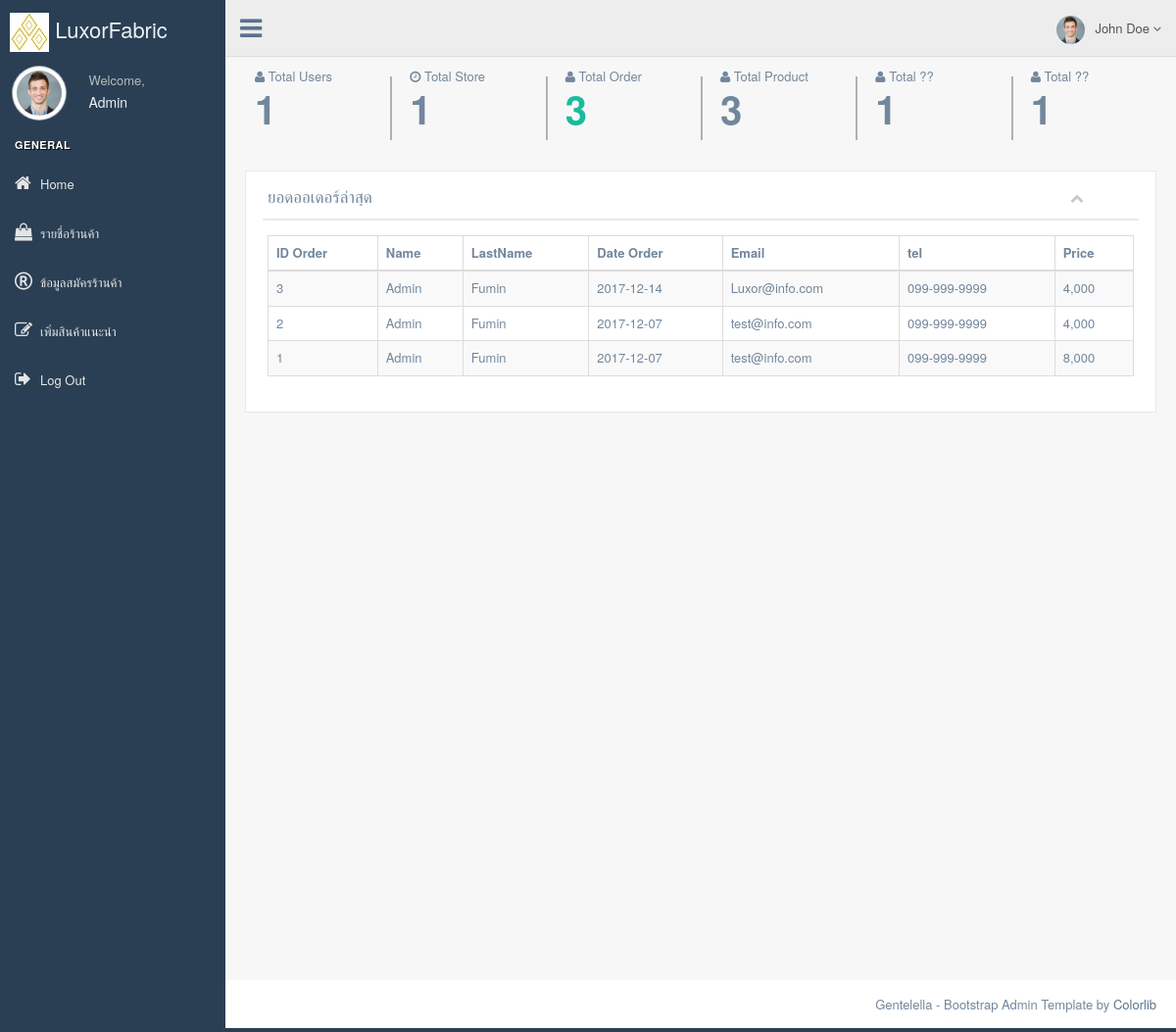
The app's page /Admin/index.php (signed in) with its own data.
### tables this page shows
CREATE TABLE `order_product` (
  `id_order` int(11) NOT NULL,
  `id_user` int(11) NOT NULL,
  `Date_order` date NOT NULL,
  `Tax` varchar(5) NOT NULL,
  `Name` varchar(100) NOT NULL,
  `LastName` varchar(100) NOT NULL,
  `Tel` varchar(30) NOT NULL,
  `Address` varchar(255) NOT NULL,
  `Zip` varchar(10) NOT NULL,
  `Send_email_order` varchar(100) NOT NULL,
  `Totalprice` int(11) NOT NULL
);

CREATE TABLE `user_member` (
  `id_user` int(11) NOT NULL,
  `Name` varchar(100) NOT NULL,
  `LastName` varchar(100) NOT NULL,
  `Email` varchar(100) NOT NULL,
  `Tel` varchar(30) NOT NULL,
  `Address` varchar(255) NOT NULL,
  `City` varchar(100) NOT NULL,
  `State` varchar(100) NOT NULL,
  `Country` varchar(100) NOT NULL,
  `Zip` varchar(10) NOT NULL,
  `Password` varchar(255) NOT NULL
);

### Admin/tableDashbord.php (the view, shortened to what this page needs)
<div class="row tile_count">
            <?php
                $selecttotaluser = "SELECT COUNT(`id_user`) countitem FROM `User_member`";
                $queryttotaluser = mysqli_query($connect,$selecttotaluser);
                $rowttotaluser = mysqli_fetch_array($queryttotaluser);
                $selecttotalstore = "SELECT COUNT(`id_store`) countitem FROM `Store`";
                $queryttotalstore = mysqli_query($connect,$selecttotalstore);
                $rowtotalstore = mysqli_fetch_array($queryttotalstore);
                $selecttotalorder = "SELECT COUNT(`id_order`) countitem FROM `Order_product`";
                $queryttotalorder = mysqli_query($connect,$selecttotalorder);
                $rowtotalorder = mysqli_fetch_array($queryttotalorder);
                $selecttotalproduct = "SELECT COUNT(`id_product`) countitem FROM `Product`";
                $querytotalproduct = mysqli_query($connect,$selecttotalproduct);
                $rowtotalproduct = mysqli_fetch_array($querytotalproduct);
            ?>
            <div class="col-md-2 col-sm-4 col-xs-6 tile_stats_count">
                <span class="count_top"><i class="fa fa-user"></i> Total Users</span>
                <div class="count"><?php echo $rowttotaluser['countitem']; ?></div>
            </div>
            <div class="col-md-2 col-sm-4 col-xs-6 tile_stats_count">
                <span class="count_top"><i class="fa fa-clock-o"></i> Total Store</span>
                <div class="count"><?php echo $rowtotalstore['countitem']; ?></div>
            </div>
            <div class="col-md-2 col-sm-4 col-xs-6 tile_stats_count">
                <span class="count_top"><i class="fa fa-user"></i> Total Order</span>
                <div class="count green"><?php echo $rowtotalorder['countitem']; ?></div>
            </div>
            <div class="col-md-2 col-sm-4 col-xs-6 tile_stats_count">
                <span class="count_top"><i class="fa fa-user"></i> Total Product</span>
                <div class="count"><?php echo $rowtotalproduct['countitem']; ?></div>
            </div>
            <div class="col-md-2 col-sm-4 col-xs-6 tile_stats_count">
                <span class="count_top"><i class="fa fa-user"></i> Total ??</span>
                <div class="count"><?php echo $rowttotaluser['countitem']; ?></div>
            </div>
            <div class="col-md-2 col-sm-4 col-xs-6 tile_stats_count">
                <span class="count_top"><i class="fa fa-user"></i> Total ??</span>
                <div class="count"><?php echo $rowttotaluser['countitem']; ?></div>
            </div>
        </div>
    <div class="row">
        <div class="col-md-12 col-sm-12 col-xs-12">
            <div class="x_panel">
                <div class="x_title">
                    <h2>ยอดออเดอร์ล่าสุด</h2>
                    <ul class="nav navbar-right panel_toolbox">
                        <li>
                            <a class="collapse-link"><i class="fa fa-chevron-up"></i></a>
                        </li>
                    </ul>
                <div class="clearfix"></div>
            </div>
            <div class="x_content">
                <table id="datatable-responsive" class="table table-striped table-bordered dt-responsive nowrap" cellspacing="0" width="100%">
                    <thead>
                        <tr>
                            <th>ID Order</th>
                            <th>Name</th>
                            <th>LastName</th>
                            <th>Date Order</th>
                            <th>Email</th>
                            <th>tel</th>
                            <th>Price</th>
                        </tr>
                    </thead>
                    <tbody>
                    <?php
                        $select = "SELECT * FROM `Order_product` op
                                    INNER JOIN User_member um ON um.id_user = op.id_user
                                    Order By op.id_order desc;";
                        $query = mysqli_query($connect,$select);
                        if(mysqli_num_rows($query) > 0){
                            while($row = mysqli_fetch_array($query)){
                            ?>
                            <tr>
                                <td><?php echo $row['id_order']; ?></td>
                                <td><?php echo $row['Name']; ?></td>
                                <td><?php echo $row['LastName']; ?></td>
                                <td><?php echo $row['Date_order']; ?></td>
                                <td><?php echo $row['Send_email_order']; ?></td>
                                <td><?php echo $row['Tel']; ?></td>
                                <td><?php echo number_format($row['Totalprice']); ?></td>
                            </tr>
                        <?php
                            }
                        }
                    ?>
                    </tbody>
                </table>
            </div>
        </div>
      </div>

### Admin/index.php (shortened to what this page needs)
<!DOCTYPE html>
<html>
  <head>
    <link href="./vendors/bootstrap/dist/css/bootstrap.min.css" rel="stylesheet">
    <link href="./vendors/font-awesome/css/font-awesome.min.css" rel="stylesheet">
    <link href="./vendors/nprogress/nprogress.css" rel="stylesheet">
    <link href="./vendors/iCheck/skins/flat/green.css" rel="stylesheet">
    <link href="./vendors/google-code-prettify/bin/prettify.min.css" rel="stylesheet">
    <link href="./vendors/switchery/dist/switchery.min.css" rel="stylesheet">
    <link href="./vendors/starrr/dist/starrr.css" rel="stylesheet">
    <link href="./vendors/select2/dist/css/select2.min.css" rel="stylesheet">
    <link href="./vendors/datatables.net-bs/css/dataTables.bootstrap.min.css" rel="stylesheet">
    <link href="./vendors/datatables.net-buttons-bs/css/buttons.bootstrap.min.css" rel="stylesheet">
    <link href="./vendors/datatables.net-fixedheader-bs/css/fixedHeader.bootstrap.min.css" rel="stylesheet">
    <link href="./vendors/datatables.net-responsive-bs/css/responsive.bootstrap.min.css" rel="stylesheet">
    <link href="./vendors/datatables.net-scroller-bs/css/scroller.bootstrap.min.css" rel="stylesheet">
    <link href="./vendors/bootstrap-progressbar/css/bootstrap-progressbar-3.3.4.min.css" rel="stylesheet">
    <link href="./vendors/jqvmap/dist/jqvmap.min.css" rel="stylesheet"/>
    <link href="./vendors/sweetalert/sweetalert2.min.css" rel="stylesheet"/>
    <link href="./vendors/bootstrap-daterangepicker/daterangepicker.css" rel="stylesheet">
    <link href="./build/css/custom.css" rel="stylesheet">
  </head>
    <?php
    include "./CodeBack/connectdb.php";
    ?>
  <body class="nav-md">
    <div class="container body">
        <div class="main_container">
            <?php include "menubar.php" ?>
            <?php include "navbar.php" ?>
            <div class="right_col" role="main">
                <?php
                    if(!empty($_GET['link']) && $_GET['link'] == "listRegisterStore"){
                        include "./ListRegisterStore.php";
                    } else if(!empty($_GET['link']) && $_GET['link'] == "liststore"){
                        include "./tableListStore.php";
                    }else if(!empty($_GET['link']) && $_GET['link'] == "hotproduct"){
                        include "./inserthotproduct.php";
                    }else if(!empty($_GET['link']) && $_GET['link'] == "insertstore"){
                        include "./insertstore.php";
                    }else if(!empty($_GET['link']) && $_GET['link'] == "insertproduct" && !empty($_GET['idstore'])){
                        include "./insertproduct.php";
                    }else if(!empty($_GET['link']) && $_GET['link'] == "editstore" && !empty($_GET['idstore'])){
                        include "./Editstore.php";
                    }else if(!empty($_GET['link']) && $_GET['link'] == "editproduct" && !empty($_GET['idproduct'])){
                        include "./Editproduct.php";
                    }else if(!empty($_GET['link']) && $_GET['link'] == "infoorder" && !empty($_GET['idorder'])){
                        include "./infoorder.php";
                    }else{
                ?>
                <?php
                    include "tableDashbord.php";
                }
                ?>
            </div>
        </div>
    </div>
        <footer>
          <div class="pull-right">
            Gentelella - Bootstrap Admin Template by <a href="https://colorlib.com">Colorlib</a>
          </div>
          <div class="clearfix"></div>
        </footer>
  </body>
</html>

### Admin/menubar.php (shortened to what this page needs)
<div class="col-md-3 left_col">
          <div class="left_col scroll-view">
            <div class="navbar nav_title" style="border: 0;">
              <a href="index.php" class="site_title"><img src="./images/Logo.jpg"> <span>LuxorFabric</span></a>
            </div>
            <div class="profile clearfix">
              <div class="profile_pic">
                <img src="images/img.jpg" alt="..." class="img-circle profile_img">
              </div>
              <div class="profile_info">
                <span>Welcome,</span>
                <h2><?php echo $_SESSION['Admin_user_name']; ?></h2>
              </div>
            </div>
            <br />
<div id="sidebar-menu" class="main_menu_side hidden-print main_menu">
  <div class="menu_section">
    <h3>General</h3>
    <ul class="nav side-menu">
      <li>
        <a href="index.php"><i class="fa fa-home"></i>Home</a>
      </li>
      <li><a href="?link=liststore"> <i class="fa fa-shopping-bag"></i>รายชื่อร้านค้า</a></li>
      <li><a href="?link=listRegisterStore"><i class="fa fa-registered"></i>ข้อมูลสมัครร้านค้า</a></li>
      <li><a href="?link=hotproduct"><i class="fa fa-pencil-square-o"></i>เพิ่มสินค้าแนะนำ</a></li>
      <li>
        <a href="logout.php"><i class="fa fa-sign-out"></i>Log Out</a>
      </li>
    </ul>
    </div>
</div>
          </div>
        </div>

### Admin/navbar.php (shortened to what this page needs)
<div class="top_nav">
         <div class="nav_menu">
           <nav>
             <div class="nav toggle">
               <a id="menu_toggle"><i class="fa fa-bars"></i></a>
             </div>
             <ul class="nav navbar-nav navbar-right">
               <li class="">
                 <a href="javascript:;" class="user-profile dropdown-toggle" data-toggle="dropdown" aria-expanded="false">
                   <img src="images/img.jpg" alt="">John Doe
                   <span class=" fa fa-angle-down"></span>
                 </a>
               </li>
             </ul>
           </nav>
         </div>
       </div>

### records on screen
order_product: id_order "3", id_user.Name "Admin", id_user.LastName "Fumin", Date_order "2017-12-14", Send_email_order "Luxor@info.com", id_user.Tel "099-999-9999", Totalprice "4,000"
order_product: id_order "2", id_user.Name "Admin", id_user.LastName "Fumin", Date_order "2017-12-07", Send_email_order "test@info.com", id_user.Tel "099-999-9999", Totalprice "4,000"
order_product: id_order "1", id_user.Name "Admin", id_user.LastName "Fumin", Date_order "2017-12-07", Send_email_order "test@info.com", id_user.Tel "099-999-9999", Totalprice "8,000"

### other values on screen
$_SESSION['Admin_user_name'] "Admin"
$rowttotaluser['countitem'] "1"
$rowtotalstore['countitem'] "1"
$rowtotalorder['countitem'] "3"
$rowtotalproduct['countitem'] "3"
